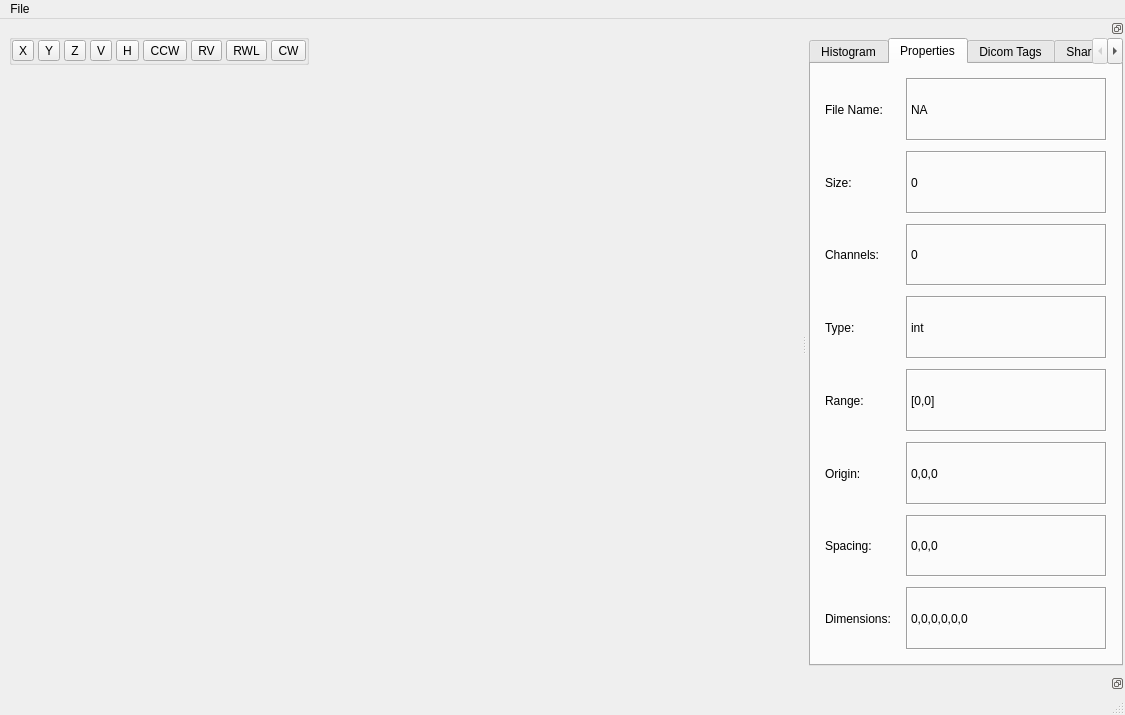
<?xml version="1.0" encoding="UTF-8"?>
<ui version="4.0">
 <class>QMainBirchWindow</class>
 <widget class="QMainWindow" name="QMainBirchWindow">
  <property name="geometry">
   <rect>
    <x>0</x>
    <y>0</y>
    <width>1125</width>
    <height>715</height>
   </rect>
  </property>
  <property name="minimumSize">
   <size>
    <width>0</width>
    <height>715</height>
   </size>
  </property>
  <property name="windowTitle">
   <string>Birch Image Viewer</string>
  </property>
  <widget class="QWidget" name="centralwidget">
   <property name="sizePolicy">
    <sizepolicy hsizetype="Expanding" vsizetype="Expanding">
     <horstretch>0</horstretch>
     <verstretch>0</verstretch>
    </sizepolicy>
   </property>
   <layout class="QVBoxLayout" name="verticalLayout">
    <item>
     <widget class="QFrame" name="frame">
      <property name="frameShape">
       <enum>QFrame::StyledPanel</enum>
      </property>
      <property name="frameShadow">
       <enum>QFrame::Raised</enum>
      </property>
      <zorder>spinCCWToolButton</zorder>
     </widget>
    </item>
    <item>
     <widget class="QGroupBox" name="imageToolGroupBox">
      <property name="sizePolicy">
       <sizepolicy hsizetype="Maximum" vsizetype="Maximum">
        <horstretch>0</horstretch>
        <verstretch>0</verstretch>
       </sizepolicy>
      </property>
      <property name="minimumSize">
       <size>
        <width>0</width>
        <height>10</height>
       </size>
      </property>
      <property name="maximumSize">
       <size>
        <width>16777215</width>
        <height>55</height>
       </size>
      </property>
      <property name="autoFillBackground">
       <bool>false</bool>
      </property>
      <property name="flat">
       <bool>false</bool>
      </property>
      <layout class="QHBoxLayout" name="horizontalLayout">
       <property name="spacing">
        <number>4</number>
       </property>
       <property name="sizeConstraint">
        <enum>QLayout::SetDefaultConstraint</enum>
       </property>
       <property name="margin">
        <number>0</number>
       </property>
       <item>
        <widget class="QToolButton" name="viewXToolButton">
         <property name="text">
          <string>X</string>
         </property>
         <property name="autoRepeat">
          <bool>false</bool>
         </property>
        </widget>
       </item>
       <item>
        <widget class="QToolButton" name="viewYToolButton">
         <property name="text">
          <string>Y</string>
         </property>
        </widget>
       </item>
       <item>
        <widget class="QToolButton" name="viewZToolButton">
         <property name="text">
          <string>Z</string>
         </property>
        </widget>
       </item>
       <item>
        <widget class="QToolButton" name="flipVToolButton">
         <property name="text">
          <string>V</string>
         </property>
        </widget>
       </item>
       <item>
        <widget class="QToolButton" name="flipHToolButton">
         <property name="sizePolicy">
          <sizepolicy hsizetype="Fixed" vsizetype="Fixed">
           <horstretch>0</horstretch>
           <verstretch>0</verstretch>
          </sizepolicy>
         </property>
         <property name="text">
          <string>H</string>
         </property>
        </widget>
       </item>
       <item>
        <widget class="QToolButton" name="spinCCWToolButton">
         <property name="text">
          <string>CCW</string>
         </property>
        </widget>
       </item>
       <item>
        <widget class="QToolButton" name="resetViewToolButton">
         <property name="text">
          <string>RV</string>
         </property>
        </widget>
       </item>
       <item>
        <widget class="QToolButton" name="resetWLToolButton">
         <property name="text">
          <string>RWL</string>
         </property>
        </widget>
       </item>
       <item>
        <widget class="QToolButton" name="spinCWToolButton">
         <property name="text">
          <string>CW</string>
         </property>
        </widget>
       </item>
      </layout>
     </widget>
    </item>
    <item>
     <widget class="QVTKWidget" name="imageView">
      <property name="sizePolicy">
       <sizepolicy hsizetype="Expanding" vsizetype="Expanding">
        <horstretch>0</horstretch>
        <verstretch>0</verstretch>
       </sizepolicy>
      </property>
     </widget>
    </item>
   </layout>
  </widget>
  <widget class="QDockWidget" name="playerDockWidget">
   <property name="sizePolicy">
    <sizepolicy hsizetype="Preferred" vsizetype="Fixed">
     <horstretch>0</horstretch>
     <verstretch>0</verstretch>
    </sizepolicy>
   </property>
   <property name="features">
    <set>QDockWidget::DockWidgetFloatable</set>
   </property>
   <property name="allowedAreas">
    <set>Qt::BottomDockWidgetArea</set>
   </property>
   <attribute name="dockWidgetArea">
    <number>8</number>
   </attribute>
   <widget class="QWidget" name="playerDockWidgetContents">
    <property name="sizePolicy">
     <sizepolicy hsizetype="Preferred" vsizetype="Fixed">
      <horstretch>0</horstretch>
      <verstretch>0</verstretch>
     </sizepolicy>
    </property>
    <layout class="QVBoxLayout" name="verticalLayout_4">
     <property name="spacing">
      <number>0</number>
     </property>
     <property name="margin">
      <number>0</number>
     </property>
     <item>
      <widget class="vtkBirchQFramePlayerWidget" name="framePlayerWidget" native="true">
       <property name="sizePolicy">
        <sizepolicy hsizetype="Preferred" vsizetype="Fixed">
         <horstretch>0</horstretch>
         <verstretch>0</verstretch>
        </sizepolicy>
       </property>
      </widget>
     </item>
    </layout>
   </widget>
  </widget>
  <widget class="QMenuBar" name="menubar">
   <property name="enabled">
    <bool>true</bool>
   </property>
   <property name="geometry">
    <rect>
     <x>0</x>
     <y>0</y>
     <width>1125</width>
     <height>25</height>
    </rect>
   </property>
   <property name="mouseTracking">
    <bool>true</bool>
   </property>
   <property name="acceptDrops">
    <bool>false</bool>
   </property>
   <widget class="QMenu" name="menuFile">
    <property name="title">
     <string>File</string>
    </property>
    <addaction name="actionOpen"/>
    <addaction name="actionExit"/>
   </widget>
   <addaction name="menuFile"/>
  </widget>
  <widget class="QStatusBar" name="statusbar"/>
  <widget class="QDockWidget" name="imagePropertiesDockWidget">
   <property name="minimumSize">
    <size>
     <width>318</width>
     <height>515</height>
    </size>
   </property>
   <property name="features">
    <set>QDockWidget::DockWidgetFloatable|QDockWidget::DockWidgetMovable</set>
   </property>
   <property name="allowedAreas">
    <set>Qt::LeftDockWidgetArea|Qt::RightDockWidgetArea</set>
   </property>
   <attribute name="dockWidgetArea">
    <number>2</number>
   </attribute>
   <widget class="QWidget" name="imagePropertiesDockWidgetContents">
    <layout class="QVBoxLayout" name="verticalLayout_2">
     <property name="leftMargin">
      <number>2</number>
     </property>
     <property name="topMargin">
      <number>0</number>
     </property>
     <property name="rightMargin">
      <number>2</number>
     </property>
     <property name="bottomMargin">
      <number>2</number>
     </property>
     <item>
      <widget class="QTabWidget" name="tabWidget">
       <property name="sizePolicy">
        <sizepolicy hsizetype="Preferred" vsizetype="MinimumExpanding">
         <horstretch>0</horstretch>
         <verstretch>0</verstretch>
        </sizepolicy>
       </property>
       <property name="autoFillBackground">
        <bool>true</bool>
       </property>
       <property name="currentIndex">
        <number>1</number>
       </property>
       <property name="elideMode">
        <enum>Qt::ElideNone</enum>
       </property>
       <property name="tabsClosable">
        <bool>false</bool>
       </property>
       <property name="movable">
        <bool>true</bool>
       </property>
       <widget class="QWidget" name="histogramTab">
        <attribute name="title">
         <string>Histogram</string>
        </attribute>
        <layout class="QGridLayout" name="gridLayout">
         <item row="0" column="0">
          <widget class="QVTKWidget" name="imageHistogramView"/>
         </item>
        </layout>
       </widget>
       <widget class="QWidget" name="propertiesTab">
        <property name="sizePolicy">
         <sizepolicy hsizetype="Preferred" vsizetype="MinimumExpanding">
          <horstretch>0</horstretch>
          <verstretch>0</verstretch>
         </sizepolicy>
        </property>
        <attribute name="title">
         <string>Properties</string>
        </attribute>
        <layout class="QGridLayout" name="gridLayout_2">
         <item row="0" column="0">
          <layout class="QGridLayout" name="gridLayoutImageProperties" rowminimumheight="20,20,20,20,20,20,20,20" columnminimumwidth="71,150">
           <property name="sizeConstraint">
            <enum>QLayout::SetMinimumSize</enum>
           </property>
           <property name="margin">
            <number>5</number>
           </property>
           <property name="spacing">
            <number>10</number>
           </property>
           <item row="7" column="1">
            <widget class="QLabel" name="labelImageDimensionsValue">
             <property name="sizePolicy">
              <sizepolicy hsizetype="Expanding" vsizetype="MinimumExpanding">
               <horstretch>0</horstretch>
               <verstretch>0</verstretch>
              </sizepolicy>
             </property>
             <property name="frameShape">
              <enum>QFrame::Box</enum>
             </property>
             <property name="frameShadow">
              <enum>QFrame::Sunken</enum>
             </property>
             <property name="text">
              <string>0,0,0,0,0,0</string>
             </property>
             <property name="textFormat">
              <enum>Qt::PlainText</enum>
             </property>
             <property name="margin">
              <number>0</number>
             </property>
            </widget>
           </item>
           <item row="3" column="1">
            <widget class="QLabel" name="labelImageScalarTypeValue">
             <property name="sizePolicy">
              <sizepolicy hsizetype="Expanding" vsizetype="MinimumExpanding">
               <horstretch>0</horstretch>
               <verstretch>0</verstretch>
              </sizepolicy>
             </property>
             <property name="frameShape">
              <enum>QFrame::Box</enum>
             </property>
             <property name="frameShadow">
              <enum>QFrame::Sunken</enum>
             </property>
             <property name="text">
              <string>int</string>
             </property>
             <property name="textFormat">
              <enum>Qt::PlainText</enum>
             </property>
             <property name="margin">
              <number>0</number>
             </property>
            </widget>
           </item>
           <item row="2" column="1">
            <widget class="QLabel" name="labelImageChannelsValue">
             <property name="sizePolicy">
              <sizepolicy hsizetype="Expanding" vsizetype="MinimumExpanding">
               <horstretch>0</horstretch>
               <verstretch>0</verstretch>
              </sizepolicy>
             </property>
             <property name="frameShape">
              <enum>QFrame::Box</enum>
             </property>
             <property name="frameShadow">
              <enum>QFrame::Sunken</enum>
             </property>
             <property name="text">
              <string>0</string>
             </property>
             <property name="textFormat">
              <enum>Qt::PlainText</enum>
             </property>
             <property name="margin">
              <number>0</number>
             </property>
            </widget>
           </item>
           <item row="1" column="0">
            <widget class="QLabel" name="labelFileByteSize">
             <property name="sizePolicy">
              <sizepolicy hsizetype="Maximum" vsizetype="Preferred">
               <horstretch>0</horstretch>
               <verstretch>0</verstretch>
              </sizepolicy>
             </property>
             <property name="frameShape">
              <enum>QFrame::NoFrame</enum>
             </property>
             <property name="frameShadow">
              <enum>QFrame::Sunken</enum>
             </property>
             <property name="text">
              <string>Size:</string>
             </property>
             <property name="textFormat">
              <enum>Qt::PlainText</enum>
             </property>
             <property name="margin">
              <number>0</number>
             </property>
            </widget>
           </item>
           <item row="0" column="1">
            <widget class="QLabel" name="labelFileNameValue">
             <property name="sizePolicy">
              <sizepolicy hsizetype="Expanding" vsizetype="MinimumExpanding">
               <horstretch>0</horstretch>
               <verstretch>0</verstretch>
              </sizepolicy>
             </property>
             <property name="frameShape">
              <enum>QFrame::Box</enum>
             </property>
             <property name="frameShadow">
              <enum>QFrame::Sunken</enum>
             </property>
             <property name="text">
              <string>NA</string>
             </property>
             <property name="textFormat">
              <enum>Qt::PlainText</enum>
             </property>
             <property name="margin">
              <number>0</number>
             </property>
            </widget>
           </item>
           <item row="2" column="0">
            <widget class="QLabel" name="labelImageChannels">
             <property name="sizePolicy">
              <sizepolicy hsizetype="Maximum" vsizetype="Preferred">
               <horstretch>0</horstretch>
               <verstretch>0</verstretch>
              </sizepolicy>
             </property>
             <property name="frameShape">
              <enum>QFrame::NoFrame</enum>
             </property>
             <property name="frameShadow">
              <enum>QFrame::Sunken</enum>
             </property>
             <property name="text">
              <string>Channels:</string>
             </property>
             <property name="textFormat">
              <enum>Qt::PlainText</enum>
             </property>
             <property name="margin">
              <number>0</number>
             </property>
             <property name="textInteractionFlags">
              <set>Qt::NoTextInteraction</set>
             </property>
            </widget>
           </item>
           <item row="4" column="1">
            <widget class="QLabel" name="labelImageScalarRangeValue">
             <property name="sizePolicy">
              <sizepolicy hsizetype="Expanding" vsizetype="MinimumExpanding">
               <horstretch>0</horstretch>
               <verstretch>0</verstretch>
              </sizepolicy>
             </property>
             <property name="frameShape">
              <enum>QFrame::Box</enum>
             </property>
             <property name="frameShadow">
              <enum>QFrame::Sunken</enum>
             </property>
             <property name="text">
              <string>[0,0]</string>
             </property>
             <property name="textFormat">
              <enum>Qt::PlainText</enum>
             </property>
             <property name="margin">
              <number>0</number>
             </property>
            </widget>
           </item>
           <item row="6" column="1">
            <widget class="QLabel" name="labelImageSpacingValue">
             <property name="sizePolicy">
              <sizepolicy hsizetype="Expanding" vsizetype="MinimumExpanding">
               <horstretch>0</horstretch>
               <verstretch>0</verstretch>
              </sizepolicy>
             </property>
             <property name="frameShape">
              <enum>QFrame::Box</enum>
             </property>
             <property name="frameShadow">
              <enum>QFrame::Sunken</enum>
             </property>
             <property name="text">
              <string>0,0,0</string>
             </property>
             <property name="textFormat">
              <enum>Qt::PlainText</enum>
             </property>
             <property name="margin">
              <number>0</number>
             </property>
            </widget>
           </item>
           <item row="5" column="0">
            <widget class="QLabel" name="labelImageOrigin">
             <property name="sizePolicy">
              <sizepolicy hsizetype="Maximum" vsizetype="Preferred">
               <horstretch>0</horstretch>
               <verstretch>0</verstretch>
              </sizepolicy>
             </property>
             <property name="frameShape">
              <enum>QFrame::NoFrame</enum>
             </property>
             <property name="frameShadow">
              <enum>QFrame::Sunken</enum>
             </property>
             <property name="text">
              <string>Origin:</string>
             </property>
             <property name="textFormat">
              <enum>Qt::PlainText</enum>
             </property>
             <property name="margin">
              <number>0</number>
             </property>
             <property name="textInteractionFlags">
              <set>Qt::NoTextInteraction</set>
             </property>
            </widget>
           </item>
           <item row="0" column="0">
            <widget class="QLabel" name="labelFileName">
             <property name="sizePolicy">
              <sizepolicy hsizetype="Maximum" vsizetype="Preferred">
               <horstretch>0</horstretch>
               <verstretch>0</verstretch>
              </sizepolicy>
             </property>
             <property name="frameShape">
              <enum>QFrame::NoFrame</enum>
             </property>
             <property name="frameShadow">
              <enum>QFrame::Sunken</enum>
             </property>
             <property name="text">
              <string>File Name:</string>
             </property>
             <property name="textFormat">
              <enum>Qt::PlainText</enum>
             </property>
             <property name="margin">
              <number>0</number>
             </property>
            </widget>
           </item>
           <item row="4" column="0">
            <widget class="QLabel" name="labelImageScalarRange">
             <property name="sizePolicy">
              <sizepolicy hsizetype="Maximum" vsizetype="Preferred">
               <horstretch>0</horstretch>
               <verstretch>0</verstretch>
              </sizepolicy>
             </property>
             <property name="frameShape">
              <enum>QFrame::NoFrame</enum>
             </property>
             <property name="frameShadow">
              <enum>QFrame::Sunken</enum>
             </property>
             <property name="text">
              <string>Range:</string>
             </property>
             <property name="textFormat">
              <enum>Qt::PlainText</enum>
             </property>
             <property name="margin">
              <number>0</number>
             </property>
            </widget>
           </item>
           <item row="6" column="0">
            <widget class="QLabel" name="labelImageSpacing">
             <property name="sizePolicy">
              <sizepolicy hsizetype="Maximum" vsizetype="Preferred">
               <horstretch>0</horstretch>
               <verstretch>0</verstretch>
              </sizepolicy>
             </property>
             <property name="frameShape">
              <enum>QFrame::NoFrame</enum>
             </property>
             <property name="frameShadow">
              <enum>QFrame::Sunken</enum>
             </property>
             <property name="text">
              <string>Spacing:</string>
             </property>
             <property name="textFormat">
              <enum>Qt::PlainText</enum>
             </property>
             <property name="margin">
              <number>0</number>
             </property>
             <property name="textInteractionFlags">
              <set>Qt::NoTextInteraction</set>
             </property>
            </widget>
           </item>
           <item row="7" column="0">
            <widget class="QLabel" name="labelImageDimensions">
             <property name="sizePolicy">
              <sizepolicy hsizetype="Maximum" vsizetype="Preferred">
               <horstretch>0</horstretch>
               <verstretch>0</verstretch>
              </sizepolicy>
             </property>
             <property name="frameShape">
              <enum>QFrame::NoFrame</enum>
             </property>
             <property name="frameShadow">
              <enum>QFrame::Sunken</enum>
             </property>
             <property name="text">
              <string>Dimensions:</string>
             </property>
             <property name="textFormat">
              <enum>Qt::PlainText</enum>
             </property>
             <property name="margin">
              <number>0</number>
             </property>
             <property name="textInteractionFlags">
              <set>Qt::NoTextInteraction</set>
             </property>
            </widget>
           </item>
           <item row="3" column="0">
            <widget class="QLabel" name="labelImageScalarType">
             <property name="sizePolicy">
              <sizepolicy hsizetype="Maximum" vsizetype="Preferred">
               <horstretch>0</horstretch>
               <verstretch>0</verstretch>
              </sizepolicy>
             </property>
             <property name="frameShape">
              <enum>QFrame::NoFrame</enum>
             </property>
             <property name="frameShadow">
              <enum>QFrame::Sunken</enum>
             </property>
             <property name="text">
              <string>Type:</string>
             </property>
             <property name="textFormat">
              <enum>Qt::PlainText</enum>
             </property>
             <property name="margin">
              <number>0</number>
             </property>
             <property name="textInteractionFlags">
              <set>Qt::NoTextInteraction</set>
             </property>
            </widget>
           </item>
           <item row="5" column="1">
            <widget class="QLabel" name="labelImageOriginValue">
             <property name="sizePolicy">
              <sizepolicy hsizetype="Expanding" vsizetype="MinimumExpanding">
               <horstretch>0</horstretch>
               <verstretch>0</verstretch>
              </sizepolicy>
             </property>
             <property name="frameShape">
              <enum>QFrame::Box</enum>
             </property>
             <property name="frameShadow">
              <enum>QFrame::Sunken</enum>
             </property>
             <property name="text">
              <string>0,0,0</string>
             </property>
             <property name="textFormat">
              <enum>Qt::PlainText</enum>
             </property>
             <property name="margin">
              <number>0</number>
             </property>
            </widget>
           </item>
           <item row="1" column="1">
            <widget class="QLabel" name="labelFileByteSizeValue">
             <property name="sizePolicy">
              <sizepolicy hsizetype="Expanding" vsizetype="MinimumExpanding">
               <horstretch>0</horstretch>
               <verstretch>0</verstretch>
              </sizepolicy>
             </property>
             <property name="frameShape">
              <enum>QFrame::Box</enum>
             </property>
             <property name="frameShadow">
              <enum>QFrame::Sunken</enum>
             </property>
             <property name="text">
              <string>0</string>
             </property>
             <property name="textFormat">
              <enum>Qt::PlainText</enum>
             </property>
             <property name="margin">
              <number>0</number>
             </property>
            </widget>
           </item>
          </layout>
         </item>
        </layout>
       </widget>
       <widget class="QWidget" name="dicomTagsTab">
        <attribute name="title">
         <string>Dicom Tags</string>
        </attribute>
        <layout class="QVBoxLayout" name="verticalLayout_5">
         <item>
          <layout class="QVBoxLayout" name="verticalLayoutDicomTags">
           <item>
            <widget class="vtkBirchQDicomTagWidget" name="dicomTagWidget" native="true">
             <property name="autoFillBackground">
              <bool>true</bool>
             </property>
            </widget>
           </item>
          </layout>
         </item>
        </layout>
       </widget>
       <widget class="QWidget" name="imageSharpenTab">
        <attribute name="title">
         <string>Sharpen</string>
        </attribute>
        <layout class="QGridLayout" name="gridLayout_4">
         <item row="0" column="0">
          <layout class="QGridLayout" name="sharpenGridLayout">
           <item row="7" column="0">
            <widget class="QLabel" name="weightLabel">
             <property name="sizePolicy">
              <sizepolicy hsizetype="Preferred" vsizetype="Maximum">
               <horstretch>0</horstretch>
               <verstretch>0</verstretch>
              </sizepolicy>
             </property>
             <property name="text">
              <string>Weight</string>
             </property>
            </widget>
           </item>
           <item row="0" column="0">
            <widget class="QLabel" name="radiusLabel">
             <property name="sizePolicy">
              <sizepolicy hsizetype="Preferred" vsizetype="Maximum">
               <horstretch>0</horstretch>
               <verstretch>0</verstretch>
              </sizepolicy>
             </property>
             <property name="text">
              <string>Radius</string>
             </property>
            </widget>
           </item>
           <item row="12" column="0">
            <widget class="QPushButton" name="doSharpenPushButton">
             <property name="sizePolicy">
              <sizepolicy hsizetype="Maximum" vsizetype="Fixed">
               <horstretch>0</horstretch>
               <verstretch>0</verstretch>
              </sizepolicy>
             </property>
             <property name="autoFillBackground">
              <bool>false</bool>
             </property>
             <property name="text">
              <string>Sharpen</string>
             </property>
            </widget>
           </item>
           <item row="2" column="0">
            <widget class="vtkBirchDoubleSlider" name="radiusSlider">
             <property name="sizePolicy">
              <sizepolicy hsizetype="Expanding" vsizetype="Maximum">
               <horstretch>0</horstretch>
               <verstretch>0</verstretch>
              </sizepolicy>
             </property>
             <property name="maximum">
              <number>15</number>
             </property>
             <property name="value">
              <number>2</number>
             </property>
             <property name="orientation">
              <enum>Qt::Horizontal</enum>
             </property>
            </widget>
           </item>
           <item row="5" column="0">
            <widget class="vtkBirchDoubleSlider" name="stddevSlider">
             <property name="sizePolicy">
              <sizepolicy hsizetype="Expanding" vsizetype="Maximum">
               <horstretch>0</horstretch>
               <verstretch>0</verstretch>
              </sizepolicy>
             </property>
             <property name="maximum">
              <number>100</number>
             </property>
             <property name="orientation">
              <enum>Qt::Horizontal</enum>
             </property>
            </widget>
           </item>
           <item row="9" column="0">
            <widget class="QSlider" name="weightSlider">
             <property name="sizePolicy">
              <sizepolicy hsizetype="Expanding" vsizetype="Maximum">
               <horstretch>0</horstretch>
               <verstretch>0</verstretch>
              </sizepolicy>
             </property>
             <property name="maximum">
              <number>100</number>
             </property>
             <property name="singleStep">
              <number>1</number>
             </property>
             <property name="orientation">
              <enum>Qt::Horizontal</enum>
             </property>
            </widget>
           </item>
           <item row="3" column="0">
            <widget class="QLabel" name="stddevLabel">
             <property name="sizePolicy">
              <sizepolicy hsizetype="Preferred" vsizetype="Maximum">
               <horstretch>0</horstretch>
               <verstretch>0</verstretch>
              </sizepolicy>
             </property>
             <property name="text">
              <string>StdDev</string>
             </property>
            </widget>
           </item>
           <item row="14" column="0" colspan="2">
            <widget class="QProgressBar" name="sharpenProgressBar">
             <property name="value">
              <number>0</number>
             </property>
             <property name="invertedAppearance">
              <bool>false</bool>
             </property>
            </widget>
           </item>
           <item row="13" column="0">
            <widget class="QPushButton" name="undoSharpenPushButton">
             <property name="sizePolicy">
              <sizepolicy hsizetype="Maximum" vsizetype="Fixed">
               <horstretch>0</horstretch>
               <verstretch>0</verstretch>
              </sizepolicy>
             </property>
             <property name="autoFillBackground">
              <bool>false</bool>
             </property>
             <property name="text">
              <string>Undo</string>
             </property>
            </widget>
           </item>
           <item row="6" column="0">
            <widget class="QLabel" name="kernelSizeLabel">
             <property name="sizePolicy">
              <sizepolicy hsizetype="Preferred" vsizetype="Maximum">
               <horstretch>0</horstretch>
               <verstretch>0</verstretch>
              </sizepolicy>
             </property>
             <property name="frameShadow">
              <enum>QFrame::Raised</enum>
             </property>
             <property name="text">
              <string>Kernel Size</string>
             </property>
            </widget>
           </item>
          </layout>
         </item>
        </layout>
       </widget>
      </widget>
     </item>
    </layout>
   </widget>
  </widget>
  <action name="actionOpen">
   <property name="icon">
    <iconset theme="document-open">
     <normaloff/>
    </iconset>
   </property>
   <property name="text">
    <string>&amp;Open</string>
   </property>
  </action>
  <action name="actionExit">
   <property name="icon">
    <iconset theme="application-exit">
     <normaloff/>
    </iconset>
   </property>
   <property name="text">
    <string>&amp;Exit</string>
   </property>
  </action>
 </widget>
 <customwidgets>
  <customwidget>
   <class>QVTKWidget</class>
   <extends>QWidget</extends>
   <header>QVTKWidget.h</header>
   <container>1</container>
  </customwidget>
  <customwidget>
   <class>vtkBirchQFramePlayerWidget</class>
   <extends>QWidget</extends>
   <header>vtkBirchQFramePlayerWidget.h</header>
   <container>1</container>
  </customwidget>
  <customwidget>
   <class>vtkBirchQDicomTagWidget</class>
   <extends>QWidget</extends>
   <header>vtkBirchQDicomTagWidget.h</header>
   <container>1</container>
  </customwidget>
  <customwidget>
   <class>vtkBirchDoubleSlider</class>
   <extends>QSlider</extends>
   <header>vtkBirchDoubleSlider.h</header>
   <container>1</container>
  </customwidget>
 </customwidgets>
 <resources/>
 <connections/>
</ui>
